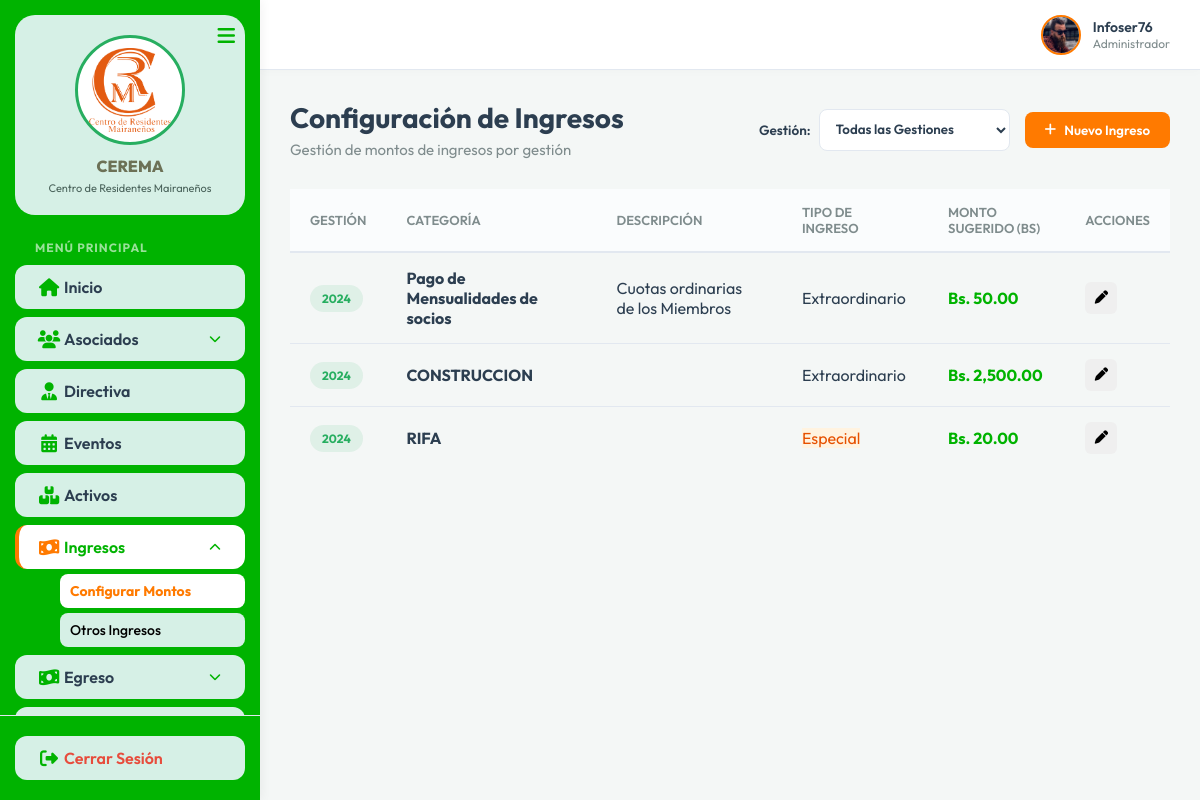
Before: /Controller/categorias_ingreso.controller.php (signed in) with the older database file.
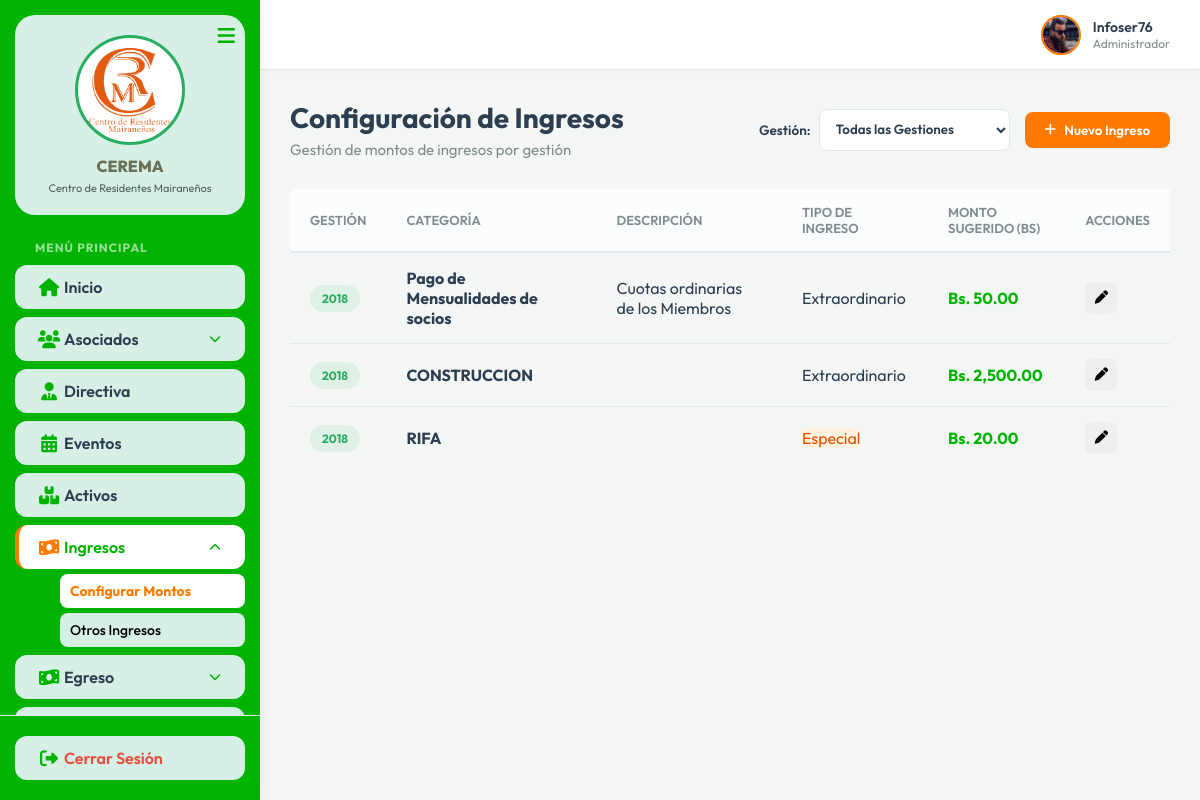
After: the same page with the newer database file.
### tables this page shows
CREATE TABLE `categorias_ingreso` (
  `id_cat_ingreso` int(11) NOT NULL AUTO_INCREMENT,
  `id_gestion` int(11) DEFAULT NULL,
  `nombre` varchar(100) NOT NULL,
  `requiere_socio` tinyint(1) NOT NULL DEFAULT 1,
  `monto_sugerido` decimal(10,2) DEFAULT 0.00,
  `descripcion` varchar(255) DEFAULT NULL,
  PRIMARY KEY (`id_cat_ingreso`)
);

CREATE TABLE `gestiones` (
  `id_gestion` int(11) NOT NULL AUTO_INCREMENT,
  `gestion` int(11) NOT NULL,
  `fecha_inicio` date NOT NULL,
  `fecha_fin` date NOT NULL,
  `estado` enum('Planificada','En Curso','Cerrada') NOT NULL DEFAULT 'Planificada',
  `created_at` timestamp NOT NULL DEFAULT current_timestamp(),
  PRIMARY KEY (`id_gestion`),
  UNIQUE KEY `gestion` (`gestion`)
);

### Controller/categorias_ingreso.controller.php (called while the page is built, shortened)
<?php
require_once __DIR__ . '/../Model/mcategorias_ingreso.php';
$database = new Database();
$db = $database->getConnection();
$categoriasModel = new CategoriasIngresoModel($db);
$queryGestiones = "SELECT * FROM gestiones ORDER BY gestion DESC";
$stmtGestiones = $db->prepare($queryGestiones);
$stmtGestiones->execute();
$gestiones_list = $stmtGestiones->fetchAll(PDO::FETCH_ASSOC);
$id_gestion_selected = isset($_GET['id_gestion']) ? $_GET['id_gestion'] : null;
if (!$id_gestion_selected) {
    foreach ($gestiones_list as $g) {
        if ($g['estado'] == 'En Curso') {
            $id_gestion_selected = $g['id_gestion'];
            break;
        }
    }
}
$stmt = $categoriasModel->getAll($id_gestion_selected);
$categorias = $stmt->fetchAll(PDO::FETCH_ASSOC);
if (empty($categorias) && !isset($_GET['id_gestion'])) {
    $id_gestion_selected = 'all';
    $stmt = $categoriasModel->getAll('all');
    $categorias = $stmt->fetchAll(PDO::FETCH_ASSOC);
}
require_once __DIR__ . '/../View/vcategorias_ingreso.php';
?>

### Model/mcategorias_ingreso.php (called while the page is built, shortened)
<?php
class CategoriasIngresoModel {
    private $conn;
    private $table_name = "categorias_ingreso";
    public function __construct($db) {
        $this->conn = $db;
    }
    public function getAll($id_gestion = null) {
        if ($id_gestion && $id_gestion !== 'all') {
            $query = "SELECT c.*, g.gestion
                      FROM " . $this->table_name . " c
                      LEFT JOIN gestiones g ON c.id_gestion = g.id_gestion
                      WHERE c.id_gestion = ? OR c.id_gestion IS NULL
                      ORDER BY c.id_cat_ingreso ASC";
            $stmt = $this->conn->prepare($query);
            $stmt->bindParam(1, $id_gestion);
        } else {
            $query = "SELECT c.*, g.gestion
                      FROM " . $this->table_name . " c
                      LEFT JOIN gestiones g ON c.id_gestion = g.id_gestion
                      ORDER BY c.id_cat_ingreso ASC";
            $stmt = $this->conn->prepare($query);
        }
        $stmt->execute();
        return $stmt;
    }
}
?>

### View/vcategorias_ingreso.php (the view, shortened to what this page needs)
<?php include 'header.php'; ?>
<div class="dashboard-header">
    <div class="header-actions" style="display: flex; justify-content: space-between; align-items: center; flex-wrap: wrap; gap: 15px;">
        <div>
            <h1 class="page-title">Configuración de Ingresos</h1>
            <p class="page-subtitle">Gestión de montos de ingresos por gestión</p>
        </div>
        <div style="display: flex; align-items: center; gap: 15px;">
            <div style="display: flex; align-items: center; gap: 8px;">
                <label for="selectGestionFilter" style="font-weight: 600; color: var(--text-main); font-size: 13.5px;">Gestión:</label>
                <select id="selectGestionFilter" onchange="window.location.href='categorias_ingreso.controller.php?id_gestion='+this.value" style="padding: 8px 12px; border: 1.5px solid var(--border-color); border-radius: var(--radius-sm); outline: none; font-family: inherit; font-weight: 600; background-color: white; color: var(--text-main); height: 42px;">
                    <option value="all" <?php echo ($id_gestion_selected === 'all') ? 'selected' : ''; ?>>Todas las Gestiones</option>
                </select>
            </div>
            <button class="btn-primary" onclick="openCreateModal()">
                <i class="fa-solid fa-plus"></i> Nuevo Ingreso
            </button>
        </div>
    </div>
</div>
<div class="card">
    <div class="table-responsive">
        <table class="data-table" style="width: 100%; border-collapse: collapse;">
            <thead>
                <tr>
                    <th>Gestión</th>
                    <th>Categoría</th>
                    <th>Descripción</th>
                    <th>Tipo de Ingreso</th>
                    <th>Monto Sugerido (Bs)</th>
                    <th>Acciones</th>
                </tr>
            </thead>
            <tbody>
                <?php foreach ($categorias as $cat): ?>
                <tr>
                    <td>
                        <span class="badge-status activo" style="font-weight: 700;">
                            <?php echo !empty($cat['gestion']) ? htmlspecialchars($cat['gestion']) : 'Todas'; ?>
                        </span>
                    </td>
                    <td><strong><?php echo htmlspecialchars($cat['nombre']); ?></strong></td>
                    <td><?php echo htmlspecialchars($cat['descripcion']); ?></td>
                    <td>
                        <?php if ($cat['requiere_socio'] == 1): ?>
                            <span class="status-badge status-pagado">Extraordinario</span>
                        <?php elseif ($cat['requiere_socio'] == 2): ?>
                            <span class="status-badge" style="background: #fff3e0; color: #e65100;">Especial</span>
                        <?php else: ?>
                            <span class="status-badge status-pendiente">Genérico</span>
                        <?php endif; ?>
                    </td>
                    <td style="font-weight: bold; color: #00B300;">Bs. <?php echo number_format($cat['monto_sugerido'], 2); ?></td>
                    <td>
                        <div class="action-buttons">
                            <button class="btn-icon btn-edit" onclick="editCategoria(<?php echo $cat['id_cat_ingreso']; ?>)" title="Configurar Monto">
                                <i class="fa-solid fa-pen"></i>
                            </button>
                        </div>
                    </td>
                </tr>
                <?php endforeach; ?>
            </tbody>
        </table>
    </div>
</div>
<link rel="stylesheet" href="../css/mensualidad.css">
<?php include 'footer.php'; ?>

### View/header.php (shortened to what this page needs)
<!DOCTYPE html>
<html lang="es">
<head>
    <link rel="stylesheet" href="../css/outfit.css">
    <link rel="stylesheet" href="../css/font-awesome/css/all.min.css">
    <link rel="stylesheet" href="../css/style.css">
</head>
<body>
    <div class="app-container">
        <aside class="sidebar" id="sidebar">
            <div class="sidebar-header-card">
                <div class="logo-box">
                    <img src="../imagenes/institucinal/logo.png" alt="CEREMA Logo" class="sidebar-logo-img">
                </div>
                <h3 class="sidebar-title">CEREMA</h3>
                <p class="sidebar-subtitle">Centro de Residentes Mairaneños</p>
                <button class="toggle-btn" id="toggle-btn">
                    <i class="fa-solid fa-bars"></i>
                </button>
            </div>
            <nav class="sidebar-nav">
                <div class="nav-heading">MENÚ PRINCIPAL</div>
                <?php
                $current_page = basename($_SERVER['PHP_SELF']);
                $is_socios = ($current_page == 'socio.controller.php');
                $is_mensualidad = ($current_page == 'mensualidad.controller.php');
                $is_aporte = ($current_page == 'aporte.controller.php');
                $is_aporte_especial = ($current_page == 'aporte_especial.controller.php');
                $is_cuota_inicial = ($current_page == 'cuota_inicial.controller.php');
                $is_evento = ($current_page == 'evento.controller.php');
                $is_categorias_ingreso = ($current_page == 'categorias_ingreso.controller.php');
                $is_otro_ingreso = ($current_page == 'otro_ingreso.controller.php');
                $is_sueldo = ($current_page == 'sueldo.controller.php');
                $is_servicio = ($current_page == 'servicio.controller.php');
                $is_otro_gasto = ($current_page == 'otro_gasto.controller.php');
                $is_egreso_ext = ($current_page == 'egreso_extraordinario.controller.php');
                $is_egreso_esp = ($current_page == 'egreso_especial.controller.php');
                $is_activo = ($current_page == 'activo.controller.php');
                $is_reporte = ($current_page == 'reporte.controller.php');
                ?>
                <ul class="nav-list">
                    <li class="nav-item <?php echo ($current_page == 'dashboard.php') ? 'active' : ''; ?>">
                        <a href="../View/dashboard.php" class="nav-link">
                            <i class="fa-solid fa-house"></i>
                            <span class="nav-text">Inicio</span>
                        </a>
                    </li>
                    <li class="nav-item has-submenu <?php echo ($is_socios || $is_mensualidad || $is_aporte || $is_aporte_especial || $is_cuota_inicial) ? 'active open' : ''; ?>">
                        <a href="#" class="nav-link">
                            <i class="fa-solid fa-users"></i>
                            <span class="nav-text">Asociados</span>
                            <i class="fa-solid fa-chevron-down submenu-icon" style="margin-left: auto; font-size: 12px; color: #00B300;"></i>
                        </a>
                    </li>
                    <li class="nav-item <?php echo ($current_page == 'directiva.controller.php') ? 'active' : ''; ?>">
                        <a href="../Controller/directiva.controller.php" class="nav-link">
                            <i class="fa-solid fa-user-tie"></i>
                            <span class="nav-text">Directiva</span>
                        </a>
                    </li>
                    <li class="nav-item <?php echo ($is_evento) ? 'active' : ''; ?>">
                        <a href="../Controller/evento.controller.php" class="nav-link">
                            <i class="fa-solid fa-calendar-days"></i>
                            <span class="nav-text">Eventos</span>
                        </a>
                    </li>
                    <li class="nav-item <?php echo ($is_activo) ? 'active' : ''; ?>">
                        <a href="../Controller/activo.controller.php" class="nav-link">
                            <i class="fa-solid fa-boxes-stacked"></i>
                            <span class="nav-text">Activos</span>
                        </a>
                    </li>
                    <li class="nav-item has-submenu <?php echo ($is_categorias_ingreso || $is_otro_ingreso) ? 'active open' : ''; ?>">
                        <a href="#" class="nav-link">
                            <i class="fa-solid fa-money-bill-wave"></i>
                            <span class="nav-text">Ingresos</span>
                            <i class="fa-solid fa-chevron-down submenu-icon" style="margin-left: auto; font-size: 12px; color: #00B300;"></i>
                        </a>
                        <ul class="nav-submenu">
                            <li><a href="../Controller/categorias_ingreso.controller.php" class="submenu-link <?php echo $is_categorias_ingreso ? 'active' : ''; ?>">Configurar Montos</a></li>
                            <li><a href="../Controller/otro_ingreso.controller.php" class="submenu-link <?php echo $is_otro_ingreso ? 'active' : ''; ?>">Otros Ingresos</a></li>
                        </ul>
                    </li>
                    <li class="nav-item has-submenu <?php echo ($is_servicio || $is_sueldo || $is_otro_gasto || $is_egreso_ext || $is_egreso_esp) ? 'active open' : ''; ?>">
                        <a href="#" class="nav-link">
                            <i class="fa-solid fa-money-bill-wave"></i>
                            <span class="nav-text">Egreso</span>
                            <i class="fa-solid fa-chevron-down submenu-icon" style="margin-left: auto; font-size: 12px; color: #00B300;"></i>
                        </a>
                    </li>
                    <li class="nav-item has-submenu <?php echo ($is_reporte) ? 'active open' : ''; ?>">
                        <a href="#" class="nav-link">
                        </a>
                    </li>
                </ul>
            </nav>
            <div class="sidebar-footer">
                <a href="../Controller/login.controller.php?action=logout" class="nav-link logout">
                    <i class="fa-solid fa-right-from-bracket"></i>
                    <span class="nav-text">Cerrar Sesión</span>
                </a>
            </div>
        </aside>
        <main class="main-content">
            <header class="topbar">
                <div class="topbar-actions">
                    <div class="user-profile">
                        <img src="../img/avatar.png" alt="Perfil">
                        <div class="user-info">
                            <span class="user-name"><?php echo isset($_SESSION['nombre_usuario']) ? htmlspecialchars($_SESSION['nombre_usuario']) : 'Admin (Desarrollo)'; ?></span>
                            <span class="user-role"><?php echo isset($_SESSION['rol']) ? htmlspecialchars($_SESSION['rol']) : 'Presidente'; ?></span>
                        </div>
                    </div>
                </div>
            </header>
            <div class="content-wrapper">

### View/footer.php (shortened to what this page needs)
            </div>
        </main>
    </div>
</body>
</html>

### View/vcategorias_ingreso.php (style rules this page uses)
.data-table th { padding: 15px 20px; text-align: left; }
.data-table td { padding: 15px 20px; vertical-align: middle; }

Changed rows visible on the page:
changed through a linked row, categorias_ingreso "Pago de Mensualidades de socios": id_gestion.gestion "2024" → "2018"
changed through a linked row, categorias_ingreso "CONSTRUCCION": id_gestion.gestion "2024" → "2018"
changed through a linked row, categorias_ingreso "RIFA": id_gestion.gestion "2024" → "2018"
